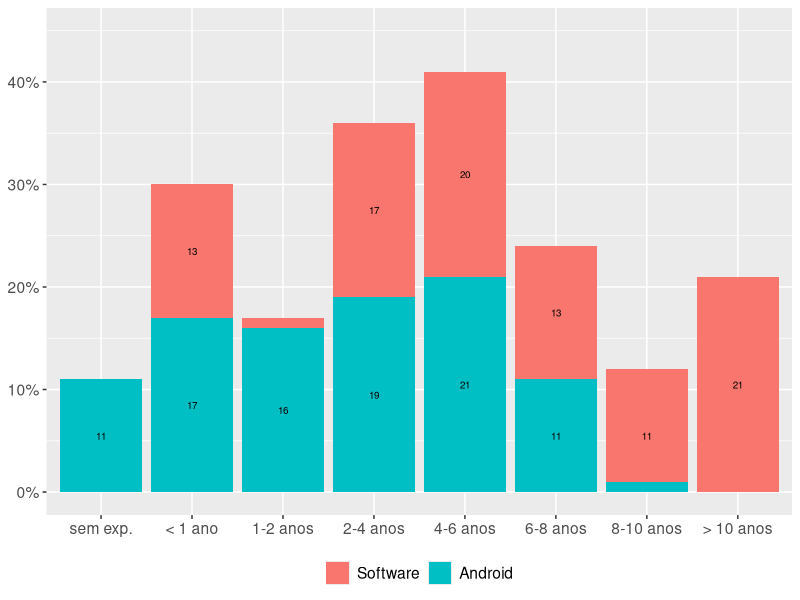

Here is the R script that generated this plot:
library(ggplot2)
library(dplyr)
library(reshape2)
library(forcats)

# ETAPA 3 EXPERIENCIA COM SOFTWARE E ANDROID
software <- read.table(text="Anos Software  Android
                            'sem exp.'   0    11
                            '< 1 ano'    13   17
                            '1-2 anos'   1    16
                            '2-4 anos'   17   19
                            '4-6 anos'   20   21
                            '6-8 anos'   13   11
                            '8-10 anos'  11   1
                            '> 10 anos'  21   0", header=TRUE)
software <- melt(software, id.var="Anos")
ggplot(software, aes(x = fct_inorder(Anos), y = value, fill = variable, label = value)) +
  geom_bar(stat = "identity") +
  theme(axis.title.x = element_blank(), axis.title.y = element_blank(),
        legend.position = "bottom", legend.title = element_blank(),
        text=element_text(size=14)) +
  geom_text(position = position_stack(vjust = 0.5), size=2.5, data=subset(software,value != 0 & value != 1)) +
  scale_y_continuous(labels = function(x){ paste0(x, "%") }) +
  coord_cartesian(ylim=c(0,45)) 
  

